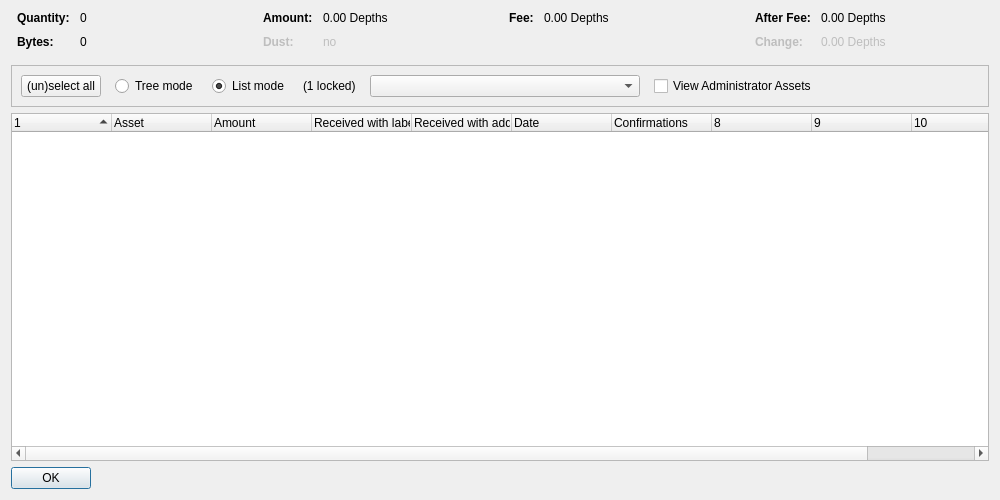
<?xml version="1.0" encoding="UTF-8"?>
<ui version="4.0">
 <class>AssetControlDialog</class>
 <widget class="QDialog" name="AssetControlDialog">
  <property name="geometry">
   <rect>
    <x>0</x>
    <y>0</y>
    <width>1000</width>
    <height>500</height>
   </rect>
  </property>
  <property name="windowTitle">
   <string>Asset Selection</string>
  </property>
  <layout class="QVBoxLayout" name="verticalLayout">
   <item>
    <layout class="QHBoxLayout" name="horizontalLayoutTop" stretch="0,0,0,0">
     <property name="topMargin">
      <number>0</number>
     </property>
     <property name="bottomMargin">
      <number>10</number>
     </property>
     <item>
      <layout class="QFormLayout" name="formLayoutAssetControl1">
       <property name="horizontalSpacing">
        <number>10</number>
       </property>
       <property name="verticalSpacing">
        <number>10</number>
       </property>
       <property name="leftMargin">
        <number>6</number>
       </property>
       <property name="rightMargin">
        <number>6</number>
       </property>
       <item row="0" column="0">
        <widget class="QLabel" name="labelAssetControlQuantityText">
         <property name="font">
          <font>
           <weight>75</weight>
           <bold>true</bold>
          </font>
         </property>
         <property name="text">
          <string>Quantity:</string>
         </property>
        </widget>
       </item>
       <item row="0" column="1">
        <widget class="QLabel" name="labelAssetControlQuantity">
         <property name="cursor">
          <cursorShape>IBeamCursor</cursorShape>
         </property>
         <property name="contextMenuPolicy">
          <enum>Qt::ActionsContextMenu</enum>
         </property>
         <property name="text">
          <string notr="true">0</string>
         </property>
         <property name="textInteractionFlags">
          <set>Qt::LinksAccessibleByMouse|Qt::TextSelectableByKeyboard|Qt::TextSelectableByMouse</set>
         </property>
        </widget>
       </item>
       <item row="1" column="0">
        <widget class="QLabel" name="labelAssetControlBytesText">
         <property name="font">
          <font>
           <weight>75</weight>
           <bold>true</bold>
          </font>
         </property>
         <property name="text">
          <string>Bytes:</string>
         </property>
        </widget>
       </item>
       <item row="1" column="1">
        <widget class="QLabel" name="labelAssetControlBytes">
         <property name="cursor">
          <cursorShape>IBeamCursor</cursorShape>
         </property>
         <property name="contextMenuPolicy">
          <enum>Qt::ActionsContextMenu</enum>
         </property>
         <property name="text">
          <string notr="true">0</string>
         </property>
         <property name="textInteractionFlags">
          <set>Qt::LinksAccessibleByMouse|Qt::TextSelectableByKeyboard|Qt::TextSelectableByMouse</set>
         </property>
        </widget>
       </item>
      </layout>
     </item>
     <item>
      <layout class="QFormLayout" name="formLayoutAssetControl2">
       <property name="horizontalSpacing">
        <number>10</number>
       </property>
       <property name="verticalSpacing">
        <number>10</number>
       </property>
       <property name="leftMargin">
        <number>6</number>
       </property>
       <property name="rightMargin">
        <number>6</number>
       </property>
       <item row="0" column="0">
        <widget class="QLabel" name="labelAssetControlAmountText">
         <property name="font">
          <font>
           <weight>75</weight>
           <bold>true</bold>
          </font>
         </property>
         <property name="text">
          <string>Amount:</string>
         </property>
        </widget>
       </item>
       <item row="0" column="1">
        <widget class="QLabel" name="labelAssetControlAmount">
         <property name="cursor">
          <cursorShape>IBeamCursor</cursorShape>
         </property>
         <property name="contextMenuPolicy">
          <enum>Qt::ActionsContextMenu</enum>
         </property>
         <property name="text">
          <string notr="true">0.00 Depths</string>
         </property>
         <property name="textInteractionFlags">
          <set>Qt::LinksAccessibleByMouse|Qt::TextSelectableByKeyboard|Qt::TextSelectableByMouse</set>
         </property>
        </widget>
       </item>
       <item row="1" column="0">
        <widget class="QLabel" name="labelAssetControlLowOutputText">
         <property name="enabled">
          <bool>false</bool>
         </property>
         <property name="font">
          <font>
           <weight>75</weight>
           <bold>true</bold>
          </font>
         </property>
         <property name="text">
          <string>Dust:</string>
         </property>
        </widget>
       </item>
       <item row="1" column="1">
        <widget class="QLabel" name="labelAssetControlLowOutput">
         <property name="enabled">
          <bool>false</bool>
         </property>
         <property name="cursor">
          <cursorShape>IBeamCursor</cursorShape>
         </property>
         <property name="contextMenuPolicy">
          <enum>Qt::ActionsContextMenu</enum>
         </property>
         <property name="text">
          <string notr="true">no</string>
         </property>
         <property name="textInteractionFlags">
          <set>Qt::LinksAccessibleByMouse|Qt::TextSelectableByKeyboard|Qt::TextSelectableByMouse</set>
         </property>
        </widget>
       </item>
      </layout>
     </item>
     <item>
      <layout class="QFormLayout" name="formLayoutAssetControl3">
       <property name="horizontalSpacing">
        <number>10</number>
       </property>
       <property name="verticalSpacing">
        <number>10</number>
       </property>
       <property name="leftMargin">
        <number>6</number>
       </property>
       <property name="rightMargin">
        <number>6</number>
       </property>
       <item row="0" column="0">
        <widget class="QLabel" name="labelAssetControlFeeText">
         <property name="font">
          <font>
           <weight>75</weight>
           <bold>true</bold>
          </font>
         </property>
         <property name="text">
          <string>Fee:</string>
         </property>
        </widget>
       </item>
       <item row="0" column="1">
        <widget class="QLabel" name="labelAssetControlFee">
         <property name="cursor">
          <cursorShape>IBeamCursor</cursorShape>
         </property>
         <property name="contextMenuPolicy">
          <enum>Qt::ActionsContextMenu</enum>
         </property>
         <property name="text">
          <string notr="true">0.00 Depths</string>
         </property>
         <property name="textInteractionFlags">
          <set>Qt::LinksAccessibleByMouse|Qt::TextSelectableByKeyboard|Qt::TextSelectableByMouse</set>
         </property>
        </widget>
       </item>
      </layout>
     </item>
     <item>
      <layout class="QFormLayout" name="formLayoutAssetControl4">
       <property name="horizontalSpacing">
        <number>10</number>
       </property>
       <property name="verticalSpacing">
        <number>10</number>
       </property>
       <property name="leftMargin">
        <number>6</number>
       </property>
       <property name="rightMargin">
        <number>6</number>
       </property>
       <item row="0" column="0">
        <widget class="QLabel" name="labelAssetControlAfterFeeText">
         <property name="font">
          <font>
           <weight>75</weight>
           <bold>true</bold>
          </font>
         </property>
         <property name="text">
          <string>After Fee:</string>
         </property>
        </widget>
       </item>
       <item row="0" column="1">
        <widget class="QLabel" name="labelAssetControlAfterFee">
         <property name="cursor">
          <cursorShape>IBeamCursor</cursorShape>
         </property>
         <property name="contextMenuPolicy">
          <enum>Qt::ActionsContextMenu</enum>
         </property>
         <property name="text">
          <string notr="true">0.00 Depths</string>
         </property>
         <property name="textInteractionFlags">
          <set>Qt::LinksAccessibleByMouse|Qt::TextSelectableByKeyboard|Qt::TextSelectableByMouse</set>
         </property>
        </widget>
       </item>
       <item row="1" column="0">
        <widget class="QLabel" name="labelAssetControlChangeText">
         <property name="enabled">
          <bool>false</bool>
         </property>
         <property name="font">
          <font>
           <weight>75</weight>
           <bold>true</bold>
          </font>
         </property>
         <property name="text">
          <string>Change:</string>
         </property>
        </widget>
       </item>
       <item row="1" column="1">
        <widget class="QLabel" name="labelAssetControlChange">
         <property name="enabled">
          <bool>false</bool>
         </property>
         <property name="cursor">
          <cursorShape>IBeamCursor</cursorShape>
         </property>
         <property name="contextMenuPolicy">
          <enum>Qt::ActionsContextMenu</enum>
         </property>
         <property name="text">
          <string notr="true">0.00 Depths</string>
         </property>
         <property name="textInteractionFlags">
          <set>Qt::LinksAccessibleByMouse|Qt::TextSelectableByKeyboard|Qt::TextSelectableByMouse</set>
         </property>
        </widget>
       </item>
      </layout>
     </item>
    </layout>
   </item>
   <item>
    <widget class="QFrame" name="frame">
     <property name="minimumSize">
      <size>
       <width>0</width>
       <height>40</height>
      </size>
     </property>
     <property name="frameShape">
      <enum>QFrame::StyledPanel</enum>
     </property>
     <property name="frameShadow">
      <enum>QFrame::Sunken</enum>
     </property>
     <layout class="QHBoxLayout" name="horizontalLayout">
      <item>
       <layout class="QHBoxLayout" name="horizontalLayoutPanel" stretch="0,0,0,0,0,0,0">
        <property name="spacing">
         <number>14</number>
        </property>
        <item>
         <widget class="QPushButton" name="pushButtonSelectAll">
          <property name="sizePolicy">
           <sizepolicy hsizetype="Maximum" vsizetype="Fixed">
            <horstretch>0</horstretch>
            <verstretch>0</verstretch>
           </sizepolicy>
          </property>
          <property name="text">
           <string>(un)select all</string>
          </property>
          <property name="autoDefault">
           <bool>false</bool>
          </property>
         </widget>
        </item>
        <item>
         <widget class="QRadioButton" name="radioTreeMode">
          <property name="sizePolicy">
           <sizepolicy hsizetype="Maximum" vsizetype="Fixed">
            <horstretch>0</horstretch>
            <verstretch>0</verstretch>
           </sizepolicy>
          </property>
          <property name="text">
           <string>Tree mode</string>
          </property>
         </widget>
        </item>
        <item>
         <widget class="QRadioButton" name="radioListMode">
          <property name="sizePolicy">
           <sizepolicy hsizetype="Maximum" vsizetype="Fixed">
            <horstretch>0</horstretch>
            <verstretch>0</verstretch>
           </sizepolicy>
          </property>
          <property name="text">
           <string>List mode</string>
          </property>
          <property name="checked">
           <bool>true</bool>
          </property>
         </widget>
        </item>
        <item>
         <widget class="QLabel" name="labelLocked">
          <property name="text">
           <string notr="true">(1 locked)</string>
          </property>
         </widget>
        </item>
        <item>
         <widget class="QComboBox" name="assetList">
          <property name="minimumContentsLength">
           <number>30</number>
          </property>
         </widget>
        </item>
        <item>
         <widget class="QCheckBox" name="viewAdministrator">
          <property name="toolTip">
           <string>View assets that you have the ownership asset for</string>
          </property>
          <property name="text">
           <string>View Administrator Assets</string>
          </property>
         </widget>
        </item>
        <item>
         <spacer name="horizontalSpacer">
          <property name="orientation">
           <enum>Qt::Horizontal</enum>
          </property>
          <property name="sizeHint" stdset="0">
           <size>
            <width>40</width>
            <height>20</height>
           </size>
          </property>
         </spacer>
        </item>
       </layout>
      </item>
     </layout>
    </widget>
   </item>
   <item>
    <widget class="AssetControlTreeWidget" name="treeWidget">
     <property name="contextMenuPolicy">
      <enum>Qt::CustomContextMenu</enum>
     </property>
     <property name="sortingEnabled">
      <bool>false</bool>
     </property>
     <property name="columnCount">
      <number>11</number>
     </property>
     <attribute name="headerShowSortIndicator" stdset="0">
      <bool>true</bool>
     </attribute>
     <attribute name="headerStretchLastSection">
      <bool>false</bool>
     </attribute>
     <column>
      <property name="text">
       <string/>
      </property>
     </column>
     <column>
      <property name="text">
       <string>Asset</string>
      </property>
     </column>
     <column>
      <property name="text">
       <string>Amount</string>
      </property>
     </column>
     <column>
      <property name="text">
       <string>Received with label</string>
      </property>
     </column>
     <column>
      <property name="text">
       <string>Received with address</string>
      </property>
     </column>
     <column>
      <property name="text">
       <string>Date</string>
      </property>
     </column>
     <column>
      <property name="text">
       <string>Confirmations</string>
      </property>
      <property name="toolTip">
       <string>Confirmed</string>
      </property>
     </column>
     <column>
      <property name="text">
       <string/>
      </property>
     </column>
     <column>
      <property name="text">
       <string/>
      </property>
     </column>
     <column>
      <property name="text">
       <string/>
      </property>
     </column>
     <column>
      <property name="text">
       <string/>
      </property>
     </column>
    </widget>
   </item>
   <item>
    <widget class="QDialogButtonBox" name="buttonBox">
     <property name="sizePolicy">
      <sizepolicy hsizetype="Maximum" vsizetype="Fixed">
       <horstretch>0</horstretch>
       <verstretch>0</verstretch>
      </sizepolicy>
     </property>
     <property name="orientation">
      <enum>Qt::Horizontal</enum>
     </property>
     <property name="standardButtons">
      <set>QDialogButtonBox::Ok</set>
     </property>
    </widget>
   </item>
  </layout>
 </widget>
 <customwidgets>
  <customwidget>
   <class>AssetControlTreeWidget</class>
   <extends>QTreeWidget</extends>
   <header location="global">qt/assetcontroltreewidget.h</header>
  </customwidget>
 </customwidgets>
 <resources/>
 <connections/>
</ui>
